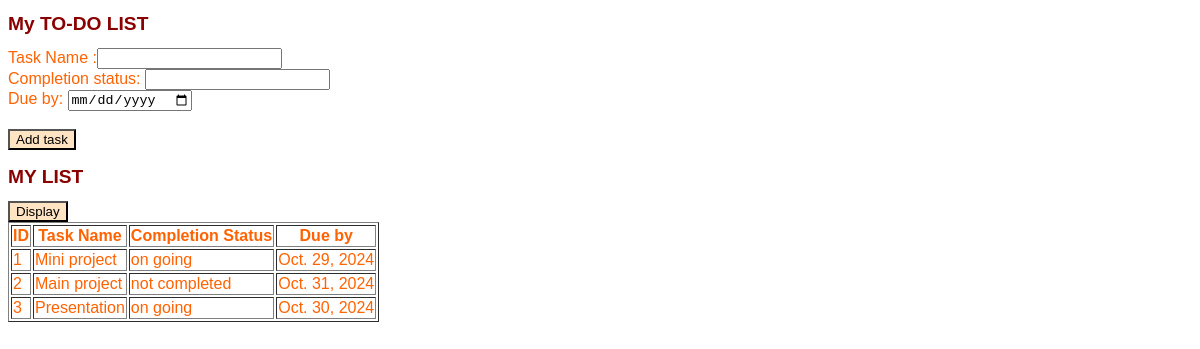
The app's page /display/ with its own data.
### todo_app/models.py (models this page shows, shortened)
class Task(models.Model):
    task_name=models.CharField(max_length=50,unique=True)
    status=[
        ('not_completed','Not Completed'),
        ('completed', "Completed"),
        ('on_going', 'On going')
    ]
    completion_status=models.CharField(
        max_length=15,
        choices=status,
        default='not_completed'
    )
    due_date=models.DateField()

### todo_app/views.py (the view)
# urls.py: path("display/",views.list_display,name="display"),
def list_display(request):
    list_details=Task.objects.all()
    return render(request,'list.html',{'todo':list_details})

### templates/list.html (shortened to what this page needs)
{% load static %}
<!DOCTYPE html>
<html lang="en">
<head>
    <link rel="stylesheet" href="{% static 'mystyle.css' %}">
</head>
<body>
    <h1>My TO-DO LIST</h1>
    <form action="{% url 'add' %}" method="post">
        Task Name :<input type="text" name="task_name">
        <br>
        Completion status: <input type="text" name="completion_status">
        <br>
        Due by: <input type="date" name="due_date">
        <br>
        <br>
        <button type="submit">Add task</button>
        <br>
    </form>
    <h1> MY LIST </h1>
    <form action="{% url 'display' %}">
        <button type="submit">Display</button>
    <table border="1">
        <tr>
            <th>ID</th>
            <th>Task Name</th>
            <th>Completion Status</th>
            <th>Due by</th>
        </tr>
        {% for i in todo %}
        <tr>
            <td>{{i.id}}</td>
            <td>{{i.task_name}}</td>
            <td>{{i.completion_status}}</td>
            <td>{{i.due_date}}</td>
        </tr>
        {% endfor %}
    </table>
    </form>
</body>
</html>

### static/mystyle.css (style rules this page uses)
h1 { font-family: Arial, Helvetica, sans-serif; font-size: larger; color: darkred; width: max-content; }
body { font-family: 'Franklin Gothic Medium', 'Arial Narrow', Arial, sans-serif; font-size:medium; color: rgb(255, 98, 0); width: fit-content; }
button { background-color: bisque; cursor: pointer; }

### records on screen
Task: id "1", task_name "Mini project", completion_status "on going", due_date "Oct. 29, 2024"
Task: id "2", task_name "Main project", completion_status "not completed", due_date "Oct. 31, 2024"
Task: id "3", task_name "Presentation", completion_status "on going", due_date "Oct. 30, 2024"
